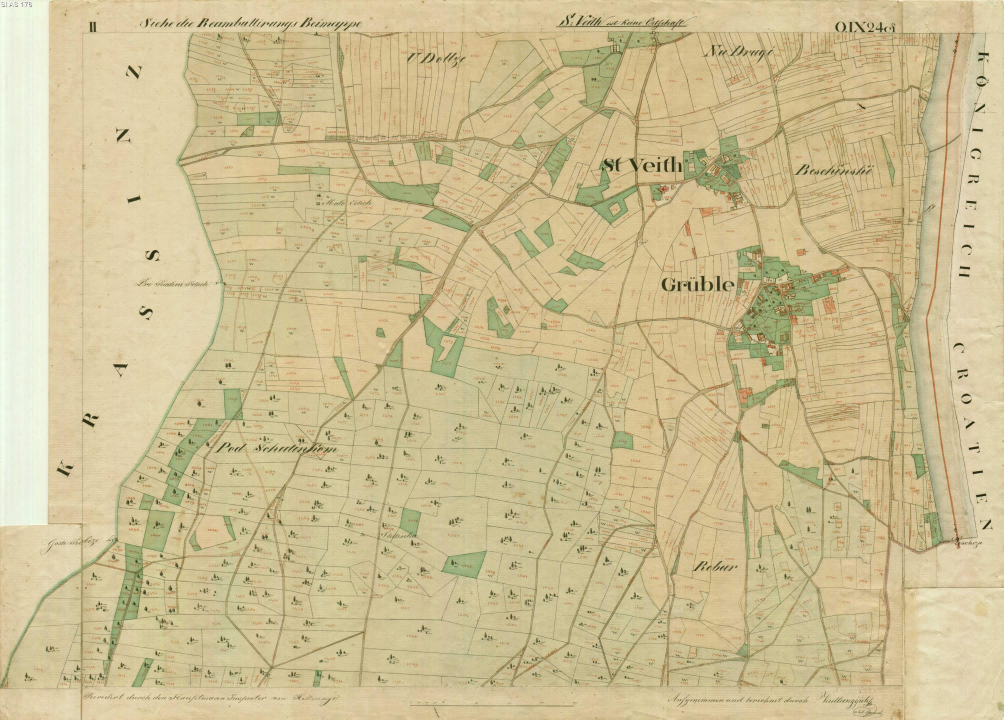
#> input picture research-griblje/raw-web-val42-2026-10/n083a-pages/a227668.jpg, 3010 x 2158 px, found by its file name (shown at 1/3 size)
$ python make-a02a05-crops.py
#> lines starting #> are read from the running program, lines starting #| are printed output that depends on the picture
#!/usr/bin/env python3
# -*- coding: utf-8 -*-
"""
Val 66 — ISSUE #42 §7 PASS 4b: deterministični izrezki (crops) listov A02–A05
(uodid 227668 / 227670 / 227671 / 227673, k.o. N83 Griblje).
Vir: research-griblje/raw-web-val42-2026-10/n083a-pages/{a227668,a227670,a227671,a227673}.jpg
Izhod: research-griblje/atlas-1825/pass4b/crops/*.png (LANCZOS, kontrast+ostrina).
Regenerabilno; crops gitignored (vzor a01/make-a01-crops.py, val 65).

Protokol 2 neodvisnih prehodov (vzor val 61/65):
  PREHOD A  — sistematična mreža 2x čez cel list (4x2 oziroma 3x2 ploščice)
  PREHOD B  — drugačna razdelitev z odmikom (3x2 oziroma 2x2), ni sidrana na A
  T         — naslovni pas (2 izrezka na list) za identiteto/vintage lista
  R         — ciljani izrezki po prehodih A/B (dodani posebej, glej REC)
  R2        — super-zoom za dvomljive glife (dodano po branju)

Koordinatna konvencija: px v OSNOVNEM rasterju vsakega lista:
  A02 = a227668.jpg 3010x2158  ·  A03 = a227670.jpg 2645x2154
  A04 = a227671.jpg 2645x2158  ·  A05 = a227673.jpg 2634x2165
"""
import os
from PIL import Image, ImageEnhance

SRC = "/home/z/griblje-museum/research-griblje/raw-web-val42-2026-10/n083a-pages"
OUT = "/home/z/griblje-museum/research-griblje/atlas-1825/pass4b/crops"
os.makedirs(OUT, exist_ok=True)

SHEETS = {
    "A02": "a227668.jpg",
    "A03": "a227670.jpg",
    "A04": "a227671.jpg",
    "A05": "a227673.jpg",
}

# (pass, sheet, name, x0, y0, x1, y1, scale)
CROPS = []


def grid(pas, sheet, prefix, W, H, cols, rows, scale, ox=0, oy=0):
#> called with pas = 'A', sheet = 'A02', prefix = 'v', W = 3010, H = 2158, cols = 4, rows = 2, scale = 2
    cw = (W - ox) / cols
    ch = (H - oy) / rows
    for r in range(rows):
        for c in range(cols):
            x0 = int(ox + c * cw)
            y0 = int(oy + r * ch)
            x1 = int(ox + (c + 1) * cw) if c < cols - 1 else W
            y1 = int(oy + (r + 1) * ch) if r < rows - 1 else H
            CROPS.append((pas, sheet, f"{prefix}-r{r+1}c{c+1}", x0, y0, x1, y1, scale))


# --- PREHOD A: sistematična mreža 2x čez cel list ---
grid("A", "A02", "v", 3010, 2158, 4, 2, 2.0)
grid("A", "A03", "v", 2645, 2154, 3, 2, 1.9)
grid("A", "A04", "v", 2645, 2158, 3, 2, 1.9)
grid("A", "A05", "v", 2634, 2165, 4, 2, 2.0)

# --- PREHOD B: odmik (250, 260) + 3x2 oziroma 2x2, drugačna razdelitev ---
grid("B", "A02", "b", 3010, 2158, 3, 2, 1.6, ox=250, oy=260)
grid("B", "A03", "b", 2645, 2154, 2, 2, 1.6, ox=260, oy=270)
grid("B", "A04", "b", 2645, 2158, 2, 2, 1.6, ox=260, oy=270)
grid("B", "A05", "b", 2634, 2165, 3, 2, 1.6, ox=250, oy=260)

# --- T: naslovni pas (identiteta/vintage: napis, številka lista OIX24*) ---
for sheet, W, H in [("A02", 3010, 2158), ("A03", 2645, 2154), ("A04", 2645, 2158), ("A05", 2634, 2165)]:
    mid = W // 2
    CROPS.append(("T", sheet, "t-title-l", 0, 20, mid + 200, 150, 2.2))
    CROPS.append(("T", sheet, "t-title-r", mid - 200, 20, W, 150, 2.2))

# --- A01 kontrola: kotni znak sekcije I + naslov (razreši dvom o družini listov) ---
CROPS.append(("T", "A01", "t-a01-corner", 60, 40, 560, 440, 2.5))


def prep(im: Image.Image, scale: float) -> Image.Image:
    w, h = im.size
    im = im.resize((int(w * scale), int(h * scale)), Image.LANCZOS)
    im = ImageEnhance.Contrast(im).enhance(1.15)
    im = ImageEnhance.Sharpness(im).enhance(1.4)
    return im


def make(sheet, x0, y0, x1, y1, scale, dst):
#> called with sheet = 'A02', x0 = 0, y0 = 0, x1 = 752, y1 = 1079, scale = 2
    src = SHEETS[sheet] if sheet in SHEETS else "a01.jpg"
    im = Image.open(os.path.join(SRC, src)).convert("RGB")
#> im is the input picture: PIL image 3010x2158 RGB; mean R, G, B 205.5, 191.1, 147.5
    im = im.crop((x0, y0, x1, y1))
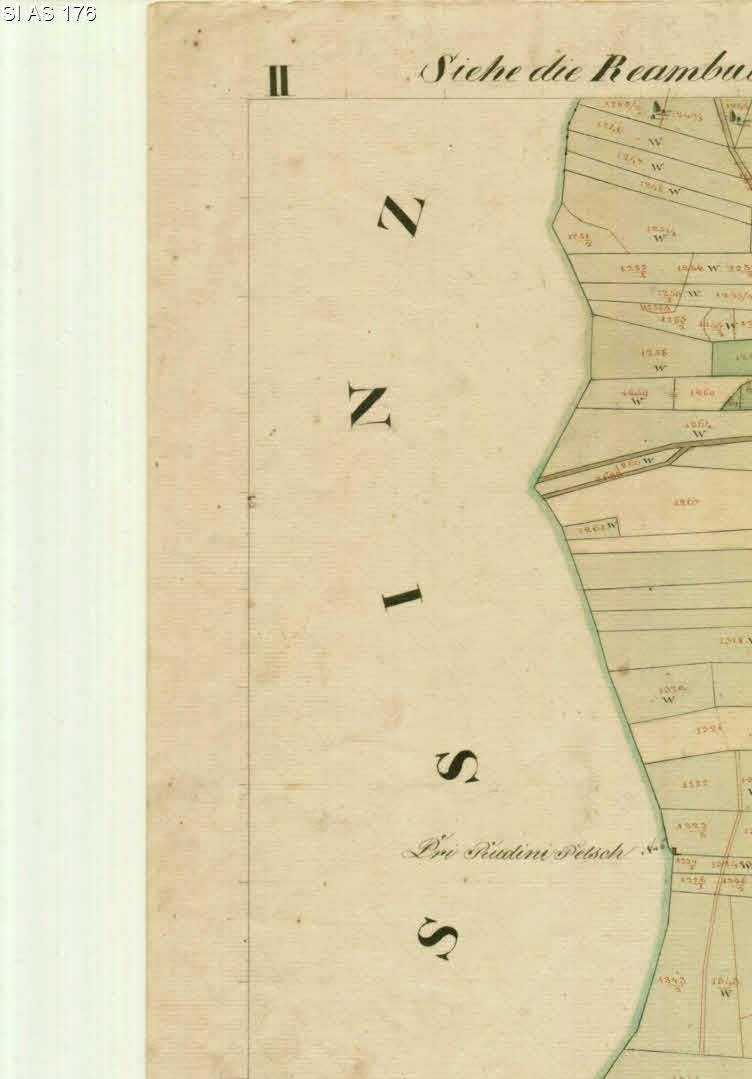
#> im: PIL image 752x1079 RGB; mean R, G, B 221.1, 209.7, 173.4
    im = prep(im, scale)
    im.save(dst)


made = []
for pas, sheet, name, x0, y0, x1, y1, scale in CROPS:
    dst = os.path.join(OUT, f"{pas}-{sheet}-{name}.png")
#> (the run stopped early here; a loop or call above may not have finished)
